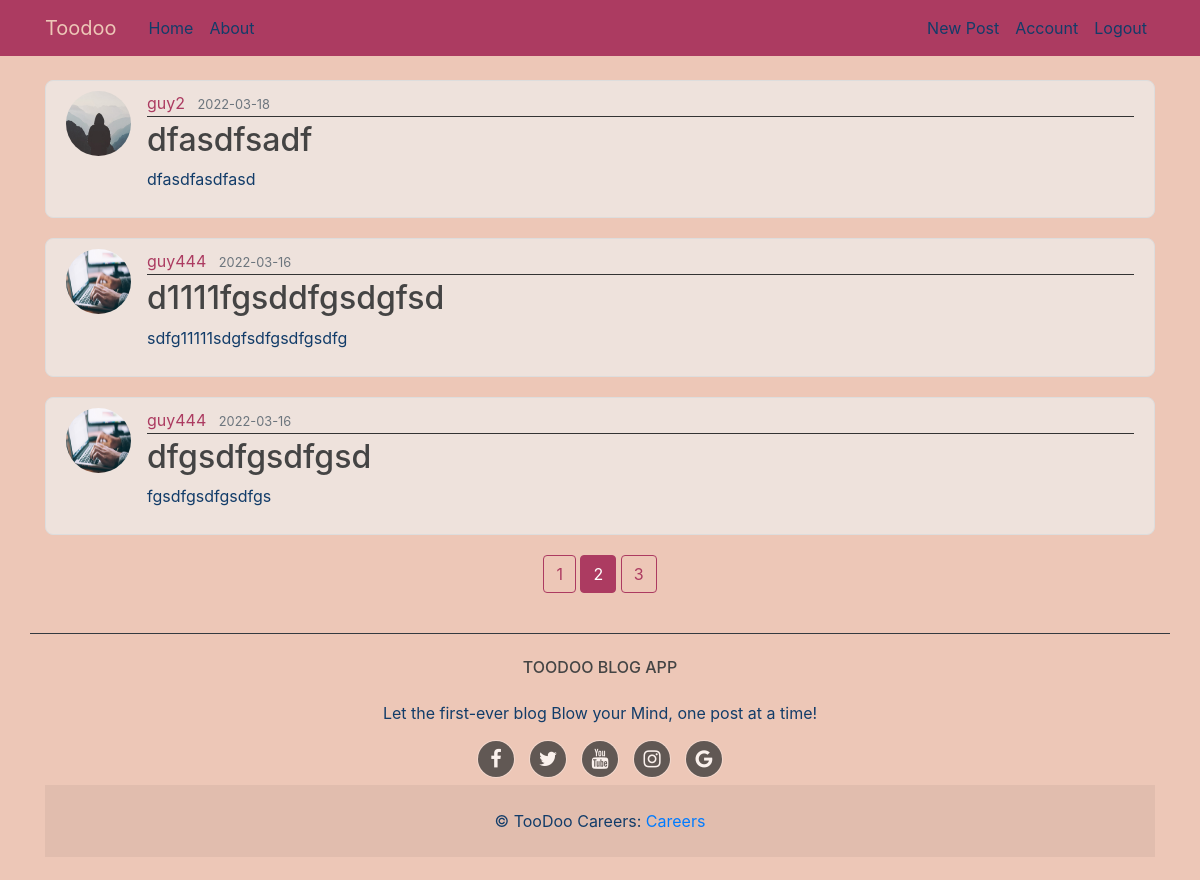
/home?page=2 (signed in), run on the app's committed database.
### flask_blog/models.py (models this page shows, shortened)
class Post(db.Model):
    id = db.Column(db.Integer, primary_key=True)
    title = db.Column(db.String(100), nullable=False)
    date_posted = db.Column(db.DateTime, nullable=False,
                            default=datetime.utcnow)
    content = db.Column(db.Text, nullable=False)
    user_id = db.Column(db.Integer, db.ForeignKey('user.id'), nullable=False)

class User(db.Model, UserMixin):
    id = db.Column(db.Integer, primary_key=True)
    username = db.Column(db.String(20), unique=True, nullable=False)
    email = db.Column(db.String(120), unique=True, nullable=False)
    image_file = db.Column(db.String(20), nullable=False,
                           default='default.jpeg')
    password = db.Column(db.String(60), nullable=False)
    posts = db.relationship('Post', backref='author', lazy=True)

### flask_blog/main/routes.py (the view)
@main.route('/home', methods=['GET'])
def home():
    if not controller.check_if_user_is_authenticated():
        flash('Please Register or Login to see posts!','danger')
        main_logger.warning('User tried to see posts without being authenticated!')
        return redirect(url_for('main.welcome'))
    page,posts = controller.display_home_posts()
    return render_template('main/home.html', posts=posts, page=page)

### flask_blog/controller.py (called while the page is built)
def check_if_user_is_authenticated():
    if current_user.is_authenticated:
        return True
    else:
        return False

def display_home_posts():
    page = request.args.get('page', 1, type=int)
    posts = Post.query.order_by(Post.date_posted.desc()).paginate(per_page=3)
    return page,posts

### flask_blog/models.py (called while the page is built)
@login_manager.user_loader
def load_user(user_id):
    return User.query.get(int(user_id))

### flask_blog/templates/main/home.html
{% extends "layouts/layout.html" %}
{% block content %}
    {% for post in posts.items %}
        {% include 'layouts/post_layout.html' %}
    {% endfor %}
  {% include "layouts/pagination_layout_main.html" %}
{% endblock content %}

### flask_blog/templates/layouts/post_layout.html (shortened to what this page needs)
<article class="media content-section">
    <img class="rounded-circle article-img" src="{{ url_for('static', filename='profile_pics/' + post.author.image_file) }}">
    <div class="media-body">
      <div class="article-metadata">
        <a class="mr-2" href="{{ url_for('users.user_posts', username=post.author.username) }}">{{ post.author.username }}</a>
        <small class="text-muted">{{ post.date_posted.strftime('%Y-%m-%d') }}</small>
      </div>
      <h2><a class="article-title" href="{{ url_for('posts.post', post_id=post.id) }}">{{ post.title }}</a></h2>
      <p class="article-content">{{ post.content }}</p>
    </div>
  </article>

### flask_blog/static/main.css (style rules this page uses)
body { background: #edc7b7; color: #123c69; margin-top: 5rem; height: 100vh; }
h1, h2, h3, h4, h5, h6 { color: #444444; }
.content-section { width: 100%; background: #eee2dc; padding: 10px 20px; border: 1px solid #dddddd; border-radius: 8px; margin-bottom: 20px; }
.media-body h2 { width: 100%; }
a.article-title { color: #444444; }
article a.mr-2 { color: #ac3b61; }
.article-content { white-space: pre-line; max-width: 100%; }
.article-img { height: 65px; width: 65px; margin-right: 16px; }
.article-metadata { padding-bottom: 1px; margin-bottom: 4px; border-bottom: 0.05px solid #333; }
.media-body { margin: 0; width: 100% !important; }

### data on the page
Post: image_file (placeholder picture), author.username "guy2", date_posted "2022-03-18", title "dfasdfsadf", content "dfasdfasdfasd"
Post: image_file (picture), author.username "guy444", date_posted "2022-03-16", title "d1111fgsddfgsdgfsd", content "sdfg11111sdgfsdfgsdfgsdfg"
Post: image_file (picture), author.username "guy444", date_posted "2022-03-16", title "dfgsdfgsdfgsd", content "fgsdfgsdfgsdfgs"

### other printed values
{{ page_num }} "1" "3"
{{ page_num }} "2"
